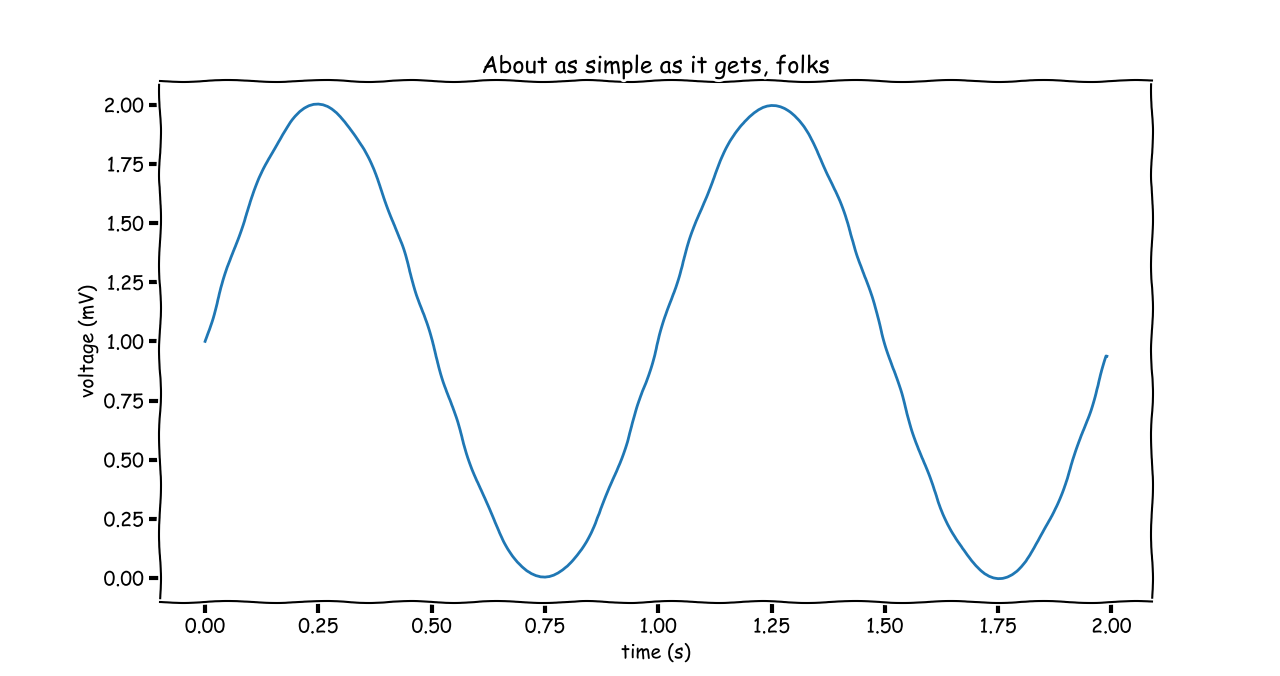

Write the Python code that produced this figure.
#author: Lavender Jiang
#andrewID: yaoj
#15112F17 Term Project

################################################################################
############################### Imports ########################################
################################################################################

'''Dependencies: pyaudio, matplotlib, numpy'''
import pyaudio
from pylab import *
import numpy as np 
import matplotlib as mpl
from matplotlib.widgets import Button
import matplotlib.pyplot as plt
import matplotlib.patches as patches
from matplotlib.gridspec import GridSpec
import matplotlib.image as mpimg
from array import array
import struct
from struct import pack #used to unpack audio data into integer
from ast import literal_eval
from math import log2
import decimal
from random import uniform #generate random float
from random import randint
import wave
np.set_printoptions(threshold=np.nan) #print full np array
fft = np.fft.fft


################################################################################
############################### Helpers ########################################
################################################################################

#copied from matploblib official tutorial
def make_ticklabels_invisible(fig):
    for i, ax in enumerate(fig.axes):
        #ax.text(0.5, 0.5, "ax%d" % (i+1), va="center", ha="center")
        for tl in ax.get_xticklabels() + ax.get_yticklabels():
            tl.set_visible(False)
            
#copied from 112 course website
def roundHalfUp(d):
    # Round to nearest with ties going away from zero.
    rounding = decimal.ROUND_HALF_UP
    return int(decimal.Decimal(d).to_integral_value(rounding=rounding))

def fToNote(f):
    '''
    f Range: A0(27.5Hz) ~ G5(783Hz)
    @param f: frequency in range
    @return: a string of English notation of musical notes (e.g. A4)
    '''
    f = np.asscalar(f) #convert to scalar
    C0 = 16.35
    notes = ["C", "C#", "D", "D#", "E", "F", "F#", "G", "G#", "A", "A#", "B"]
    halfSteps = roundHalfUp(12*log2(f/C0)) #formula taken from John D. Cook
    octave = halfSteps/12
    pitch = notes[halfSteps%12]
    return "%s%d"%(pitch,octave)

def testFConversion():
    print(fToNote(440)) #A4
    print(fToNote(391)) #G4
    print(fToNote(800)) #G5
    print(fToNote(743)) #Fsharp5

def fToAngle(f):
    '''
    f Range: A0(27.5Hz) ~ G5(783Hz)
    @param f: frequency in range
    @return: the polar angle of a circle in radians
    '''
    unitAngle = 2*np.pi/59
    C0 = 16.35
    halfStepsToC0 = roundHalfUp(12*log2(f/C0))
    halfStepsToA0 = halfStepsToC0 - 9
    startAngle = unitAngle * halfStepsToA0
    fAngle = uniform(startAngle,startAngle+unitAngle)
    return fAngle

def testAngleConversion():
    fToAngle(800) #around 360 degree
    fToAngle(27.5) #around 0 degree
    fToAngle(400) #around 300 degree

def convertToArea(stren):
    '''
    stren Range: 0 ~ 70
    @param stren: volume/amplitude of current sample
    @return: the area of a circle
    '''
    threshold = 5
    #sound with volume below threshold is considered noise 
    if stren<threshold: return 5
    #generate random value in specified range
    elif stren<30: res = randint(5,30)
    elif stren<50: res = randint(30,50)
    elif stren<60: res = randint(50,100)
    else: res = randint(100,150)
    return res
    
def testAreaConversion():
    print(convertToArea(42.7)) #('low',5)
    print(convertToArea(68.9)) #('high', 20)
    
def extractData():
    '''Write frequency and strength data to .txt file.'''
    f = open("data.txt","r")
    res = []
    #use literal_eval to safety turn string back to tuple
    for line in f:
        res.append(literal_eval(line))
    #first is frequency(0~800), second is strength(0~70)
    for d in res:
        freq = d[0]
        pitch = fToNote(freq)
        stren = d[1]

def calcDotRing(r,a):
    '''
    @param r: curR calculated from time
    @param a: curA calculated from sound stren
    @return: param to append for a ring of colored circles
    '''
    angles = np.arange(2*np.pi,step=0.05)
    radii = [r for i in range(len(angles))]
    areas = [a for i in range(len(angles))]
    return angles,radii,areas

def testCalcRing():
    print(calcDotRing(3,20))
    print(calcDotRing(5,30))
    
################################################################################
################################## Main ########################################
################################################################################

def debugPlot():
    
    '''The main fucntion for displaying real-time drawing'''
    
################################################################################
############################### Constants ######################################
################################################################################
    
    offset = 157
    startR = 0.1
    stepR = 0.1
    curTime = 0
    hi = False
    

    startScreen()
    plt.gcf().clear()
    
################################################################################
############################ Interaction Class #################################
################################################################################
    
    class MouseStop:
        '''stop the animation loop when the user clicks'''
        def __init__(self, line):
            self.line = line
            self.stop = False
            self.xs = list(line.get_xdata())
            self.ys = list(line.get_ydata())
            self.cid = line.figure.canvas.mpl_connect('button_press_event', self)
    
        def __call__(self, event):
            print('click', event)
            self.stop = True
            print('stop',self.stop)
    
################################################################################
############################### PyAudio ########################################
################################################################################

    CHUNK =  1024*2
    FORMAT = pyaudio.paInt16
    CHANNELS = 1 #built-in microphone is monotone
    RATE = 16000

    p = pyaudio.PyAudio()

    stream = p.open(format=FORMAT,
                    channels=CHANNELS,
                    rate=RATE,
                    input=True,
                    frames_per_buffer=CHUNK)

    print("Pyaudio recording")
    
################################################################################
########################## MPL Initialization ##################################
################################################################################
    '''
    @var ax:  np line of volume over time
    @var ax2: np line of volume over frequency
    @var ax3: np polar graph of generated painting
    '''
    r = []
    theta = []
    area = []
    colors = theta 
    x_fft = np.linspace(0,RATE,CHUNK) #max freq is sampling rate 
    
    
    mpl.rcParams['toolbar'] = 'None' #disable ugly default toolbar
    #set the handdrawn style      
    with plt.xkcd():

        fig = plt.figure("ColorfulNote",figsize=(20,10))
        
        #arrange subplot positions using gridspec
        gs = GridSpec(5, 5)
        gs.update(wspace=0.05)
        ax2 = plt.subplot(gs[:, -1:])
        ax3 = plt.subplot(gs[:,:-1], polar=True,autoscale_on=False)
        
        #configue ax2 and ax3
        ax2.set_ylim(20,RATE/20) #at 0 line is discontinuous
        ax3.axis('on')
        ax3.grid(False)
        ax3.scatter(theta, r, c=colors, s=area) #, cmap=cm.cool)
        ax3.set_alpha(0.5) #alpha is the ratio of transparency
        ax3.set_facecolor("black")
        ax3.margins(y=.00001, x=.00001)
        #ax3.autoscale(False)
        
        #create line and text objects to be updated
        pitchText = ax2.text(0.05, 0.9, '')
        line_fft, = ax2.plot(np.random.rand(CHUNK),x_fft,  '-', lw=2)
       
        #bind click action with subplot
        first = MouseStop(line_fft)
        
        #configue the entire figure
        make_ticklabels_invisible(fig)
        plt.show(block=False)
    
    print('stream started')
    #fig.set_size_inches((20,20))
################################################################################
########################## Animation Loop ######################################
################################################################################    
    
    res=[]
    
    while first.stop == False:
        print("in loop!")
        data = stream.read(CHUNK,exception_on_overflow = False)
        data_int = struct.unpack(str(2*CHUNK)+'B',data)
        data_np = np.array(data_int, dtype='b')[::2] 
        #line.set_ydata(data_np)
        #fft
        y_fft = fft(data_int)
        #slice to get ride of conjugate and rescale
        scaled_y = np.abs(y_fft[:CHUNK]) * 2 / (128*CHUNK)
        line_fft.set_xdata(scaled_y)
        
        real_y = scaled_y[20:]
        freqs =line_fft.get_ydata()
        maxAmp = max(real_y)
        #index of the max frequency
        maxi = np.where(real_y==maxAmp)
        
        curFreq= freqs[maxi]+offset
        curPitch = fToNote(curFreq)
        avgAmp = np.asscalar(sum(np.abs(data_np))/len(data_np))
        pitchText.set_text(curPitch)

        #print("cur,avg:",curFreq,avgAmp)
        
        #print("calulating new data!")
        #process        
        newArea = convertToArea(avgAmp) #the second entry is numeric val
        newAngle = fToAngle(np.asscalar(curFreq))
        newR = startR + stepR * (curTime // 3)
        angles,radii,areas = calcDotRing(newR,newArea)
        #print("A:",newArea)
        #print("theta:",newAngle)
        #print("r:",newR)
        #print("pitch:",curPitch)
        #print("**********\n")
        area.extend(areas)
        theta.extend(angles)
        r.extend(radii)
        ax2.text(2, 1,curPitch)
        ax3.scatter(theta, r, c=colors, s=area, cmap=cm.cool)
        #ax2.axhline(y=curFreq,xmin=0,xmax=800,c="red",linewidth=30,zorder=0)
                
        #make sure curFreq is in legal range
        #res.append((np.asscalar(curFreq%800),avgAmp))
        #update graph
        
        try:
            print("drawing!")
            fig.canvas.draw()
            fig.canvas.flush_events()
            curTime += 1 #keep time
            
        except:
            print('stream stopped')
            break
       
################################################################################
########################## Export Data #########################################
################################################################################
    #write audio data to file
    f = open("data.txt","w")
    for freq in res:
        f.write(str(freq))
        f.write("\n")
    f.close()
    
    #save png file
    #ax3.set_facecolor("yellow")
    extent = ax3.get_window_extent().transformed(fig.dpi_scale_trans.inverted())
    fig.savefig('colorful_drawing.png', bbox_inches=extent)
    another()
    
##########################
def startScreen():
   
    plt.gcf().clear()
    mpl.rcParams['toolbar'] = 'None'
    # plt.figure creates a matplotlib.figure.Figure instance
    fig = plt.figure("colorfulNote",figsize=(20,10))
    rect = fig.patch # a rectangle instance
    rect.set_facecolor('#FFEE93')
    
    img=mpimg.imread('logo.png')
    imgplot = plt.imshow(img)
    "#44d9e6"
    plt.text(0.6, 0.5, "Welcome!\nHi!", backgroundcolor="red",size=20,alpha=0.5,
             ha="center", va="center",
             bbox=dict(boxstyle="round", facecolor="#44d9e6",
                       edgecolor="#44d9e6"))
                     # fc=(1., 0.8, 0.8),
            #         )
            # )
   
    plt.axis('off')

    plt.show()

def another():
    plt.gcf().clear()
    t = np.arange(0.0, 2.0, 0.01)
    s = 1 + np.sin(2*np.pi*t)
    plt.plot(t, s)
    
    plt.xlabel('time (s)')
    plt.ylabel('voltage (mV)')
    plt.title('About as simple as it gets, folks')
    plt.grid(True)
    plt.savefig("test.png")
    plt.show()